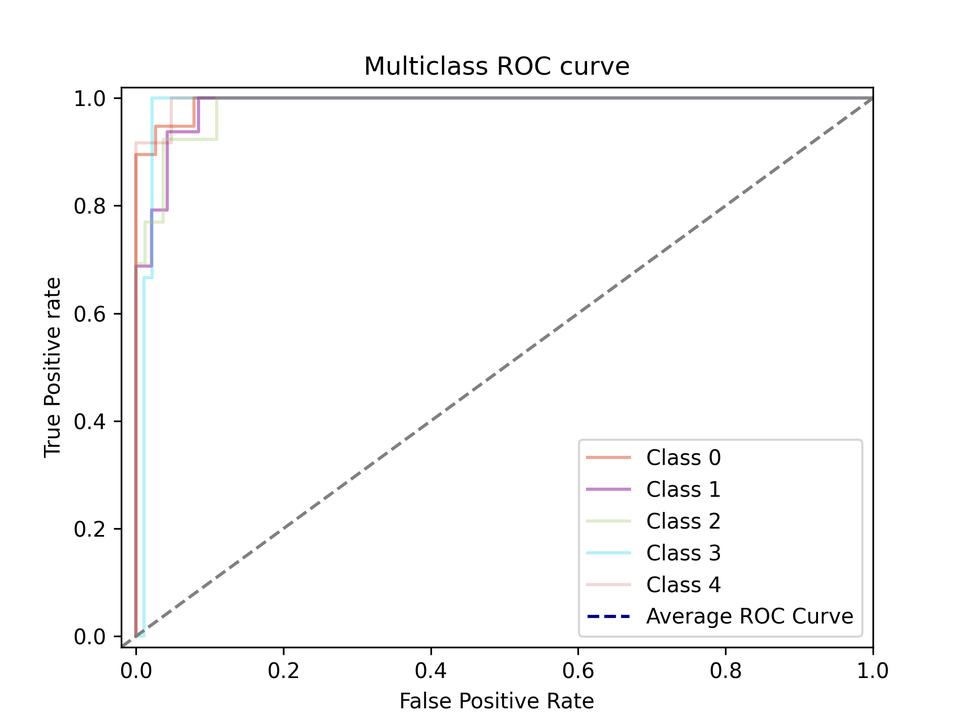
#> input picture Multiclass ROC.png, 970 x 727 px, shrunk from 1920 x 1440 before the run
$ python -i image_processor.py   (imports and definitions only)
#> lines starting #> are read from the running program, lines starting #| are printed output that depends on the picture
import time

import numpy as np
from scipy import ndimage
import cv2 as cv

from skimage.segmentation import watershed
from skimage.feature import peak_local_max


# [13 lines left out: function apply_filters, not called in this run]


def grayscale_filter(img):
    return np.dot(img[..., :3], [0.2989, 0.5870, 0.1140])


# Will return the color of the circle based on the intensity of the pixel
# [68 lines left out: functions get_outline_color, get_outline_color_prediction, sobel, laplacian, thresholding, canny, not called in this run]


def watersheding(img):
    before = time.time()
    distance = ndimage.distance_transform_edt(img)
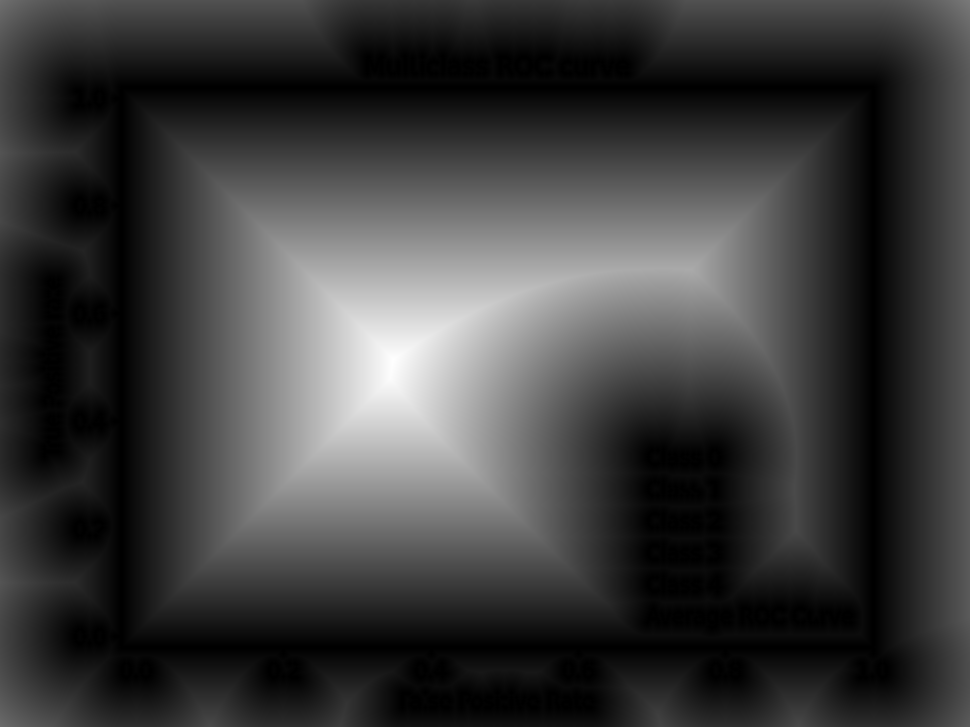
#> distance: shape (727, 970) float64; min 0, max 272, mean 65.1; drawn with min black and max white
    coords = peak_local_max(distance, footprint=np.ones((3, 3)), labels=img)
#> coords = 59021 pairs, first value 1 to 725, second value 1 to 968
    mask = np.zeros(distance.shape, dtype=bool)
    mask[tuple(coords.T)] = True
    markers, _ = ndimage.label(mask)
    labels = watershed(-distance, markers, mask=img)
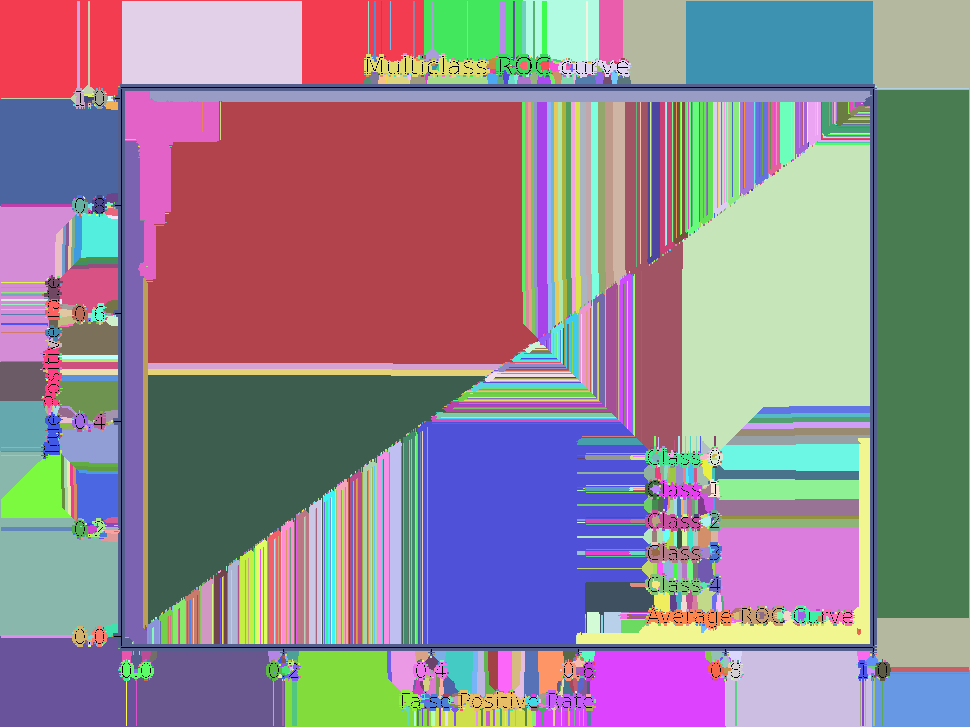
#> labels: shape (727, 970) int32; 2222 distinct labels, from 0 to 2221; one colour per label, 0 black
    after = time.time()
    return labels, round(after-before, 5)
    # return get_circles(labels)


# [22 lines left out: functions harris, get_circles, not called in this run]

>>> import cv2
>>> picture = cv2.imread('../Multiclass ROC.png', cv2.IMREAD_GRAYSCALE)
>>> result = watersheding(picture)
